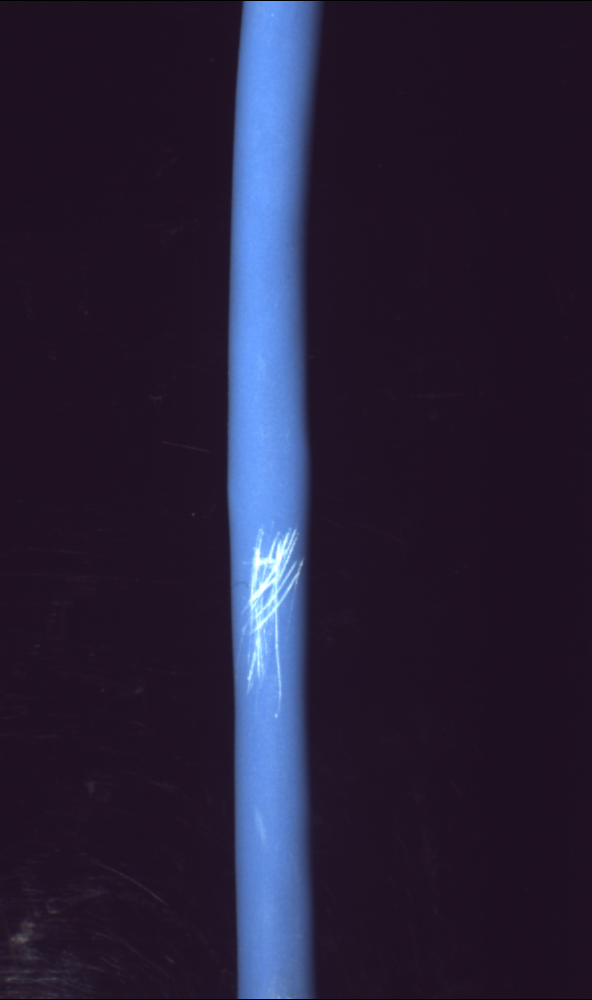
#> input picture B-Cable defect detection/Input Images/Scratches.bmp, 592 x 1000 px, found by its file name
$ python 5.py
#> lines starting #> are read from the running program, lines starting #| are printed output that depends on the picture; after the words box and inside, x2 and y2 are one past the last pixel; in counts of white or black regions, pixels touching at a corner belong together
from scipy.spatial import distance
import cv2
import numpy as np
# 测量电缆直径的函数
def count_dia(tgt, row):
    cols = tgt.shape[1]
    point1, point2 = 0, 0

    # 获取直径的起点
    for j in range(cols):
        if tgt[row, j] == 255:  # 白色像素
            point1 = j
            break

    # 获取直径的终点
    for j in range(cols - 1, -1, -1):
        if tgt[row, j] == 255:  # 白色像素
            point2 = j
            break

    diameter = point2 - point1 + 1
    print(f"Diameter: {diameter}")
    return point1, point2

# 绘制直径线和标注
def draw_lines(org_img, p1, p2, row):
    thickness = 2
    diameter = p2 - p1 + 1

    # 左右线
    cv2.line(org_img, (p1, row), (p1 - 20, row), (0, 0, 255), thickness)
    cv2.line(org_img, (p2, row), (p2 + 20, row), (0, 0, 255), thickness)

    # 标注直径文字
    cv2.putText(org_img, f"Diameter {diameter}", (p2 + 50, row + 6),
                cv2.FONT_HERSHEY_PLAIN, 1.0, (0, 0, 255), 2)


def defects(edges_img, img):
    # 查找轮廓
    contours, _ = cv2.findContours(edges_img, cv2.RETR_TREE, cv2.CHAIN_APPROX_SIMPLE)

    # 过滤掉像素点数小于5的轮廓
    min_contour_area = 5
    contours = [contour for contour in contours if cv2.contourArea(contour) >= min_contour_area]

    # 合并相邻的轮廓
    merged_contours = []
    for contour in contours:
        merged = False
        for i, existing_contour in enumerate(merged_contours):
            # 如果两个轮廓的边界框有交叠或接近，则合并
            x1, y1, w1, h1 = cv2.boundingRect(existing_contour)
            x2, y2, w2, h2 = cv2.boundingRect(contour)

            if (
                abs(x1 - x2) < 20 or abs(y1 - y2) < 20 or
                abs((x1 + w1) - (x2 + w2)) < 20 or abs((y1 + h1) - (y2 + h2)) < 20
            ):
                merged_contours[i] = np.vstack((existing_contour, contour))
                merged = True
                break

        if not merged:
            merged_contours.append(contour)

    # 获取每个合并后轮廓的最小外接圆
    centers = []
    radius = []
    for contour in merged_contours:
        center, rad = cv2.minEnclosingCircle(contour)
        centers.append(center)
        radius.append(rad)

    max_radius = max(radius) if radius else 0

    # 移除干扰性的小圆
    filtered_centers = []
    filtered_radius = []
    for i in range(len(radius)):
        if radius[i] < 5 or radius[i] >= max_radius or max_radius - radius[i] < 1.0:
            continue
        filtered_centers.append(centers[i])
        filtered_radius.append(radius[i])

    # 合并中心点距离较近的圆，确保每个缺陷只有一个圆
    final_centers = []
    final_radius = []
    for i, (center1, rad1) in enumerate(zip(filtered_centers, filtered_radius)):
        if not final_centers:
            final_centers.append(center1)
            final_radius.append(rad1)
            continue

        is_close = False
        for j, (center2, rad2) in enumerate(zip(final_centers, final_radius)):
            if distance.euclidean(center1, center2) < rad1 + rad2:
                # 如果距离较近，合并为一个更大的圆
                avg_center = (
                    (center1[0] + center2[0]) / 2,
                    (center1[1] + center2[1]) / 2,
                )
                max_radius = max(rad1, rad2) + 10  # 增加 10 像素扩展范围
                final_centers[j] = avg_center
                final_radius[j] = max_radius
                is_close = True
                break

        if not is_close:
            final_centers.append(center1)
            final_radius.append(rad1)

    # 绘制有效的缺陷圆圈并标注分类
    for i in range(len(final_radius)):
        cx, cy = int(final_centers[i][0]), int(final_centers[i][1])
        rad = int(final_radius[i] + 15)  # 再次扩大半径，确保完全覆盖
        cv2.circle(img, (cx, cy), rad, (0, 255, 0), 2)

        if rad <= 25:
            label = "Defect: Pin Hole"
        elif rad <= 70:
            label = "Defect: Cut"
        else:
            label = "Defect: Scratch"

        cv2.putText(img, label, (cx + 70, cy + 30),
                    cv2.FONT_HERSHEY_PLAIN, 1.0, (0, 100, 255), 2)


def main():
    # 读取图像
    img = cv2.imread("Input Images\Scratches.bmp")
#> img is the input picture: shape (1000, 592, 3); mean B, G, R 55.9, 32.6, 38.3
    if img is None:
        print("Error: Unable to load image.")
        return

    # 转灰度
    img_gray = cv2.cvtColor(img, cv2.COLOR_BGR2GRAY)
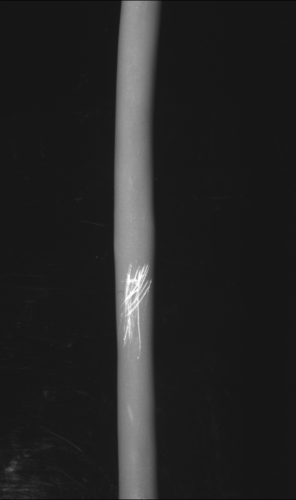
#> img_gray: shape (1000, 592) (shown at 1/2 size); min 0, max 255, mean 37

    # 噪声处理：将背景转换为白色
    rows, cols = img_gray.shape
    for i in range(rows):
        for j in range(cols):
            if img_gray[i, j] < 40 or j < (cols // 2) - 120 or j > (cols // 2) + 120:
                img_gray[i, j] = 255
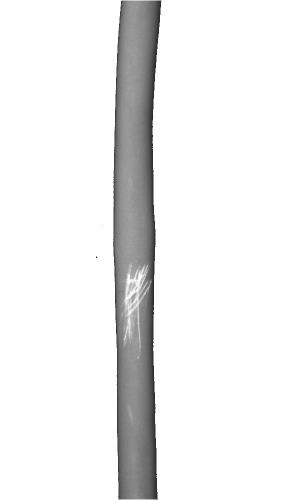
#> img_gray: shape (1000, 592) (shown at 1/2 size); min 40, max 255, mean 237.9

    # 显示灰度图像
    cv2.imshow("Gray Image", img_gray)

    # 边缘检测
    edges_img = cv2.Canny(img_gray, 150, 300, apertureSize=3, L2gradient=False)
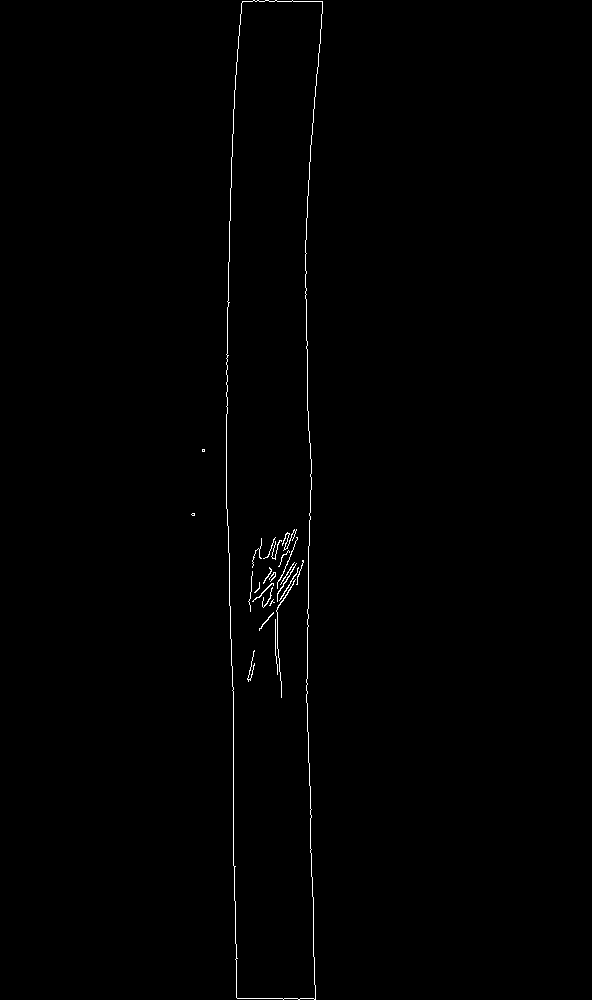
#> edges_img: shape (1000, 592); 0.52% white in thin lines or dots, all inside (x1, y1, x2, y2) = (191, 0, 323, 1000)
    cv2.imshow("Edges", edges_img)

    # 测量直径并绘制
    rows_to_measure = [100, 625]
    for row in rows_to_measure:
        p1, p2 = count_dia(edges_img, row)
        draw_lines(img, p1, p2, row)
#> this loop made 2 passes
#> (p1, p2) on passes 1 to 2: (234, 314), (230, 308)
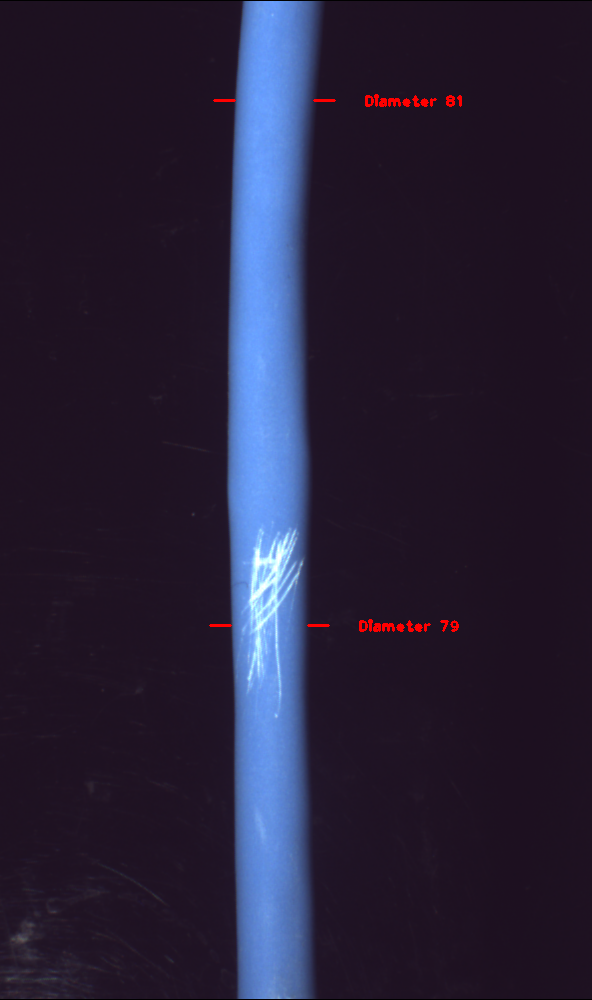
#> img: shape (1000, 592, 3); 0.23% of pixels changed, all inside (x1, y1, x2, y2) = (209, 94, 462, 632)

    # 检测缺陷
    defects(edges_img, img)
#> in defects, `contours, _ = cv2.findContours(edges_img, cv2.RETR_TREE, cv2.CHAIN_APP..`: contours = 27 contours, 25 with area under 20; largest, box (x1, y1, x2, y2) and area: (226, 0, 323, 1000) 78444, (226, 0, 323, 1000) 78441
#> in defects, `contours = [contour for contour in contours if cv2.contourArea(contour..`: contours = 16 contours, 14 with area under 20; largest, box (x1, y1, x2, y2) and area: (226, 0, 323, 1000) 78444, (226, 0, 323, 1000) 78441
#> the loop in defects, `for contour in contours:` made 16 passes
#> after the loop in defects, `for contour in contours:`: merged_contours = 3 contours; box (x1, y1, x2, y2) and area: (226, 0, 323, 1000) 3108, (247, 537, 299, 698) 259, (191, 513, 297, 551) 51
#> the loop in defects, `for contour in merged_contours:` made 3 passes
#> (center, rad) on passes 1 to 3: ((243.5, 522), 53.11), ((282.4, 499.6), 500.5), ((289, 617), 80.4)
#> after the loop in defects, `for contour in merged_contours:`: centers = [(243.5, 522), (282.4, 499.6), (289, 617)]; radius = [53.11, 500.5, 80.4]
#> in defects, `max_radius = max(radius) if radius else 0`: max_radius = 500.5
#> the loop in defects, `for i in range(len(radius)):` made 3 passes
#> after the loop in defects, `for i in range(len(radius)):`: filtered_centers = [(243.5, 522), (289, 617)]; filtered_radius = [53.11, 80.4]
#> the loop in defects, `for i, (center1, rad1) in enumerate(zip(filtered_centers, filtered_rad..` made 2 passes
#> after the loop in defects, `for i, (center1, rad1) in enumerate(zip(filtered_centers, filtered_rad..`: final_centers = [(266.2, 569.5)]; final_radius = [90.4]
#> the loop in defects, `for i in range(len(final_radius)):` made 1 pass
#> (cx, cy, rad, label) on pass 1: (266, 569, 105, 'Defect: Scratch')
#> after the loop in defects, `for i in range(len(final_radius)):`:
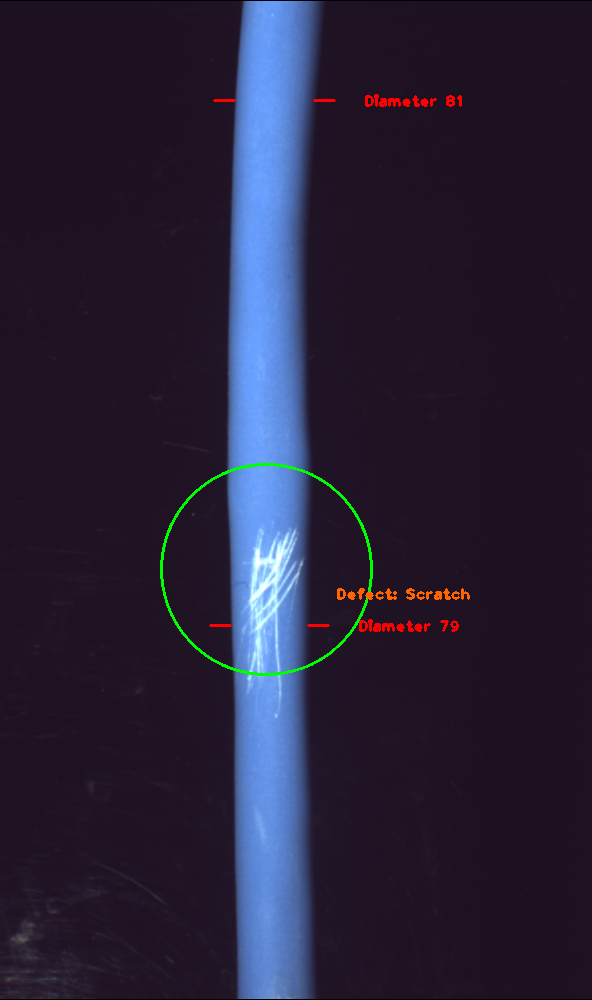
#> img: shape (1000, 592, 3); 0.43% of pixels changed, all inside (x1, y1, x2, y2) = (160, 463, 470, 676)

    # 显示最终结果
    cv2.imshow("Final Output", img)
    cv2.waitKey(0)
    cv2.destroyAllWindows()

if __name__ == "__main__":
    main()

$ run again, with B-Cable defect detection/Input Images/Cut.bmp copied over B-Cable defect detection/Input Images/Scratches.bmp
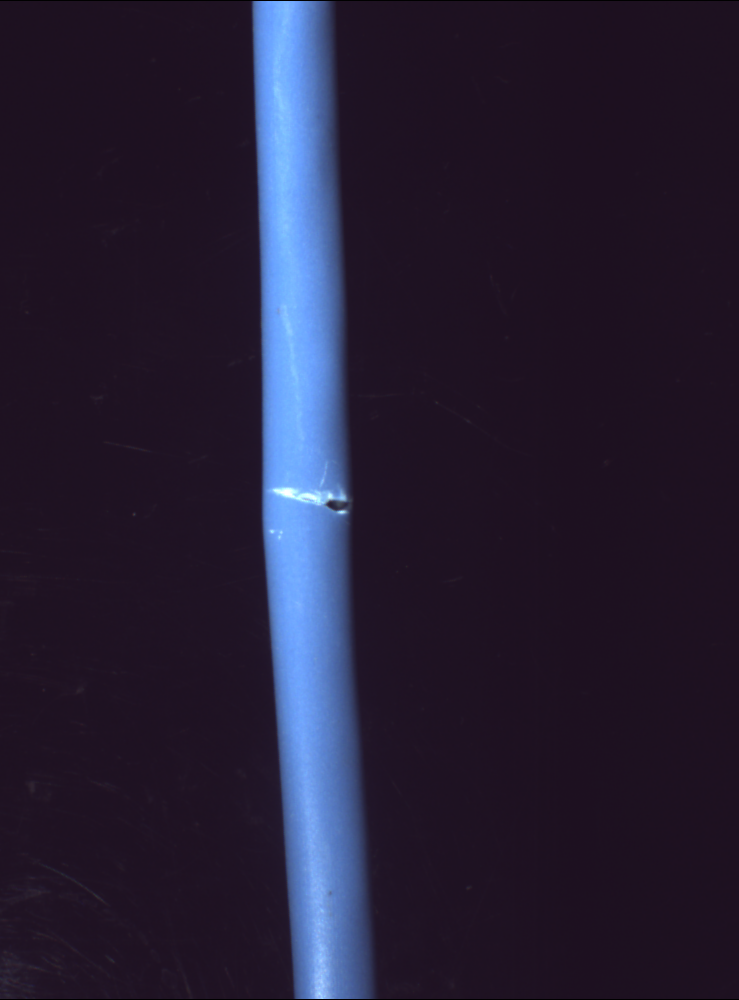
#> input picture B-Cable defect detection/Input Images/Cut.bmp, 739 x 1000 px, found by its file name
#> in main, img is the input picture: shape (1000, 739, 3); mean B, G, R 52.9, 30.8, 37.2
#> in main, `edges_img = cv2.Canny(img_gray, 150, 300, apertureSize=3, L2gradient=F..`:
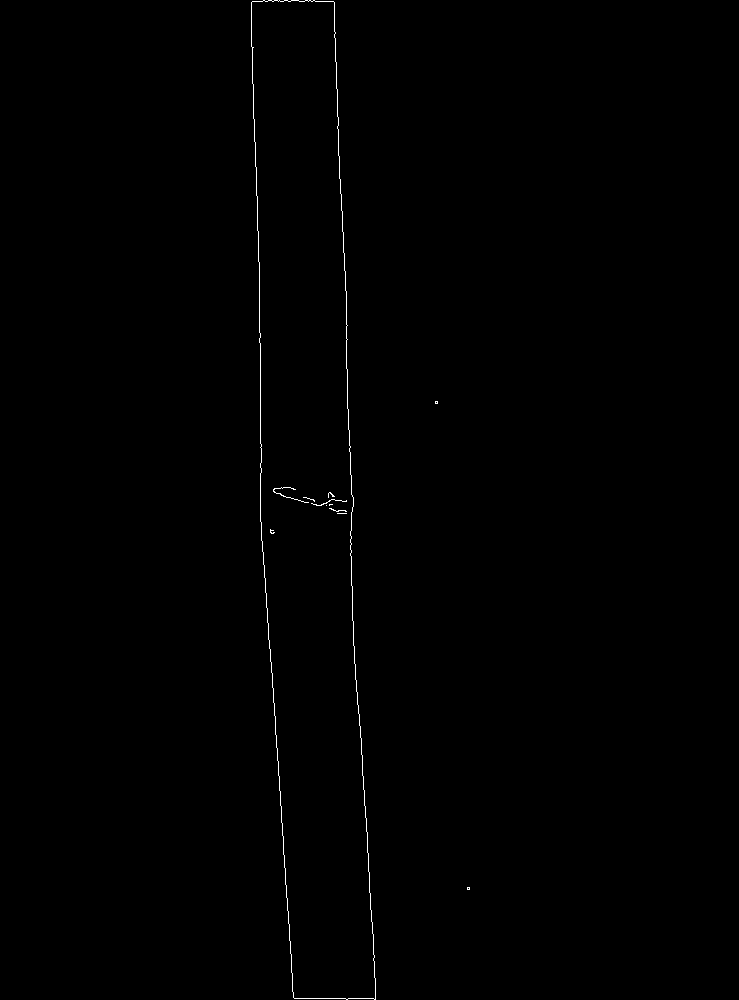
#> edges_img: shape (1000, 739); 0.32% white in thin lines or dots, all inside (x1, y1, x2, y2) = (251, 0, 470, 1000)
#> the loop in main, `for row in rows_to_measure:` made 2 passes
#> (p1, p2) on passes 1 to 2: (253, 337), (268, 353)
#> in defects, `contours, _ = cv2.findContours(edges_img, cv2.RETR_TREE, cv2.CHAIN_APP..`: contours = 15 contours, 13 with area under 20; largest, box (x1, y1, x2, y2) and area: (251, 0, 376, 1000) 85054, (251, 0, 376, 1000) 85052
#> in defects, `contours = [contour for contour in contours if cv2.contourArea(contour..`: contours = 4 contours, 2 with area under 20; largest, box (x1, y1, x2, y2) and area: (251, 0, 376, 1000) 85054, (251, 0, 376, 1000) 85052
#> the loop in defects, `for contour in contours:` made 4 passes
#> after the loop in defects, `for contour in contours:`: merged_contours = 2 contours, 1 with area under 20; largest, box (x1, y1, x2, y2) and area: (273, 487, 347, 506) 50
#> the loop in defects, `for contour in merged_contours:` made 2 passes
#> (center, rad) on passes 1 to 2: ((313.5, 500), 502.8), ((309.5, 495), 36.99)
#> after the loop in defects, `for contour in merged_contours:`: centers = [(313.5, 500), (309.5, 495)]; radius = [502.8, 36.99]
#> max_radius = 502.8
#> the loop in defects, `for i in range(len(radius)):` made 2 passes
#> after the loop in defects, `for i in range(len(radius)):`: filtered_centers = [(309.5, 495)]; filtered_radius = [36.99]
#> the loop in defects, `for i, (center1, rad1) in enumerate(zip(filtered_centers, filtered_rad..` made 1 pass
#> after the loop in defects, `for i, (center1, rad1) in enumerate(zip(filtered_centers, filtered_rad..`: final_centers = [(309.5, 495)]; final_radius = [36.99]
#> the loop in defects, `for i in range(len(final_radius)):` made 1 pass
#> (cx, cy, rad, label) on pass 1: (309, 495, 51, 'Defect: Cut')
#> after the loop in defects, `for i in range(len(final_radius)):`:
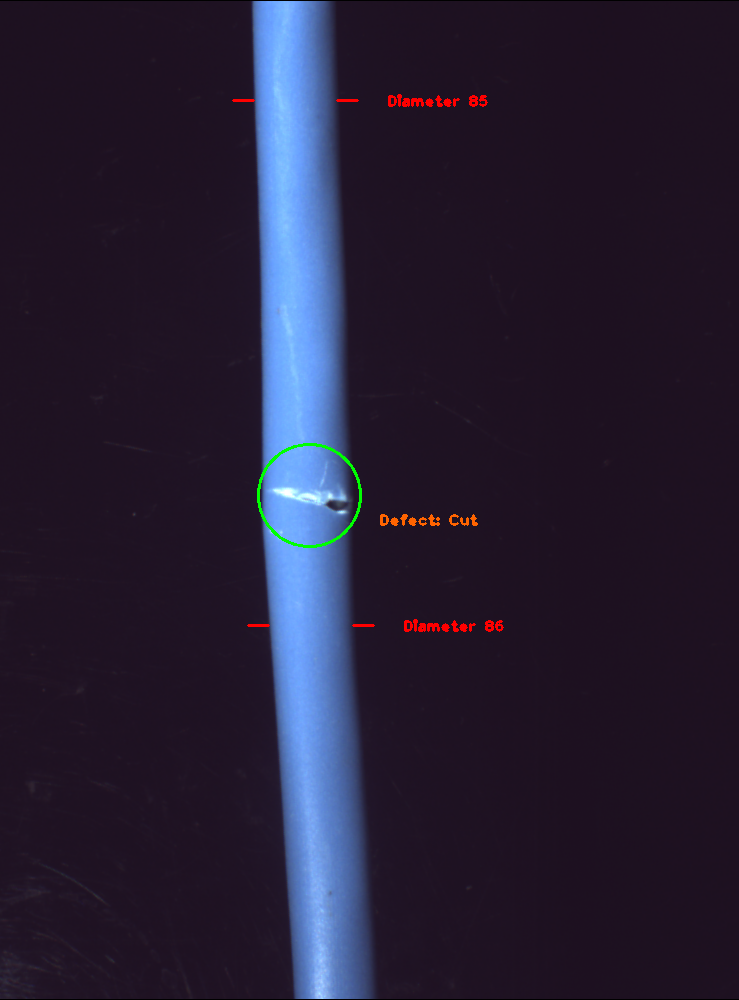
#> img: shape (1000, 739, 3); mean B, G, R 52.6, 31, 37.7
